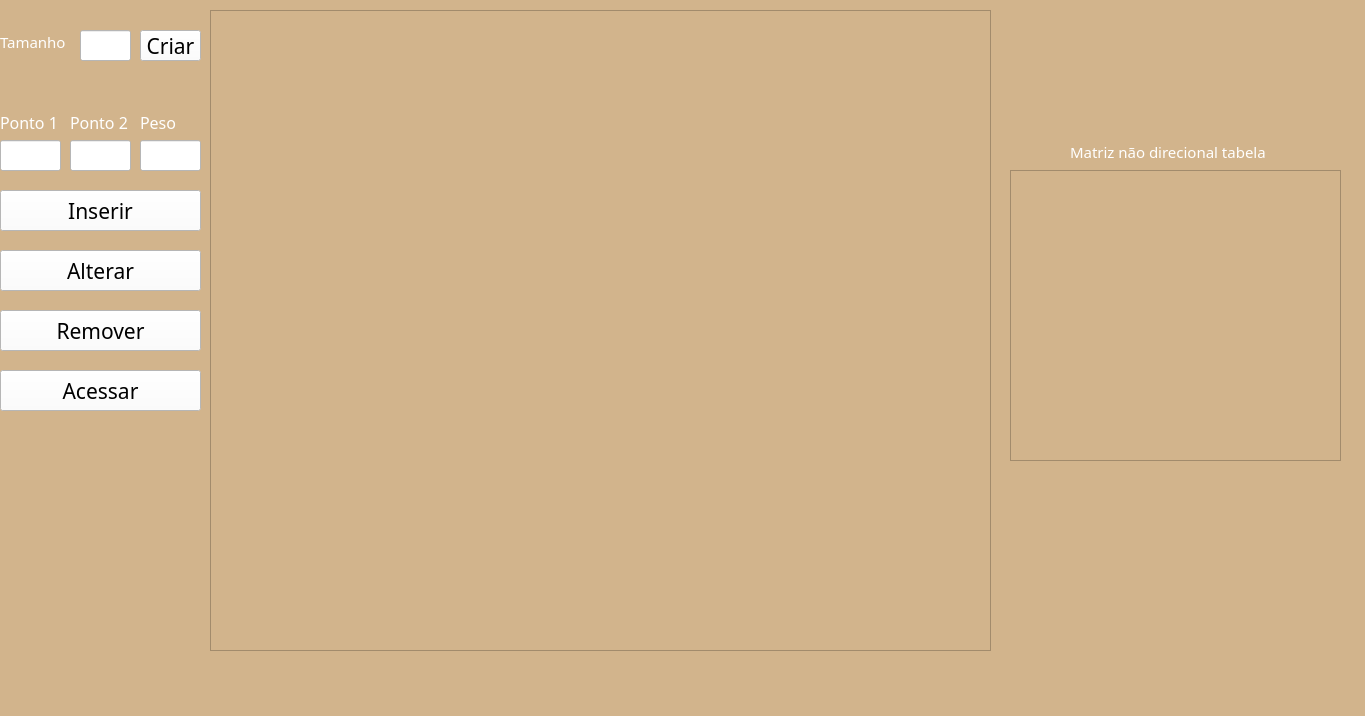
<?xml version="1.0" encoding="UTF-8"?>
<ui version="4.0">
 <class>MainWindow</class>
 <widget class="QMainWindow" name="MainWindow">
  <property name="geometry">
   <rect>
    <x>0</x>
    <y>0</y>
    <width>1365</width>
    <height>716</height>
   </rect>
  </property>
  <property name="windowTitle">
   <string>MainWindow</string>
  </property>
  <property name="styleSheet">
   <string notr="true">background-color:#D2B48C; </string>
  </property>
  <widget class="QWidget" name="centralwidget">
   <widget class="QGraphicsView" name="graphicsView">
    <property name="geometry">
     <rect>
      <x>210</x>
      <y>10</y>
      <width>781</width>
      <height>641</height>
     </rect>
    </property>
   </widget>
   <widget class="QPushButton" name="pushButtonUpdate">
    <property name="geometry">
     <rect>
      <x>0</x>
      <y>250</y>
      <width>201</width>
      <height>41</height>
     </rect>
    </property>
    <property name="font">
     <font>
      <family>Sitka</family>
      <pointsize>16</pointsize>
     </font>
    </property>
    <property name="styleSheet">
     <string notr="true">background-color: #FFFFFF;</string>
    </property>
    <property name="text">
     <string>Alterar</string>
    </property>
   </widget>
   <widget class="QPushButton" name="pushButtonRemove">
    <property name="geometry">
     <rect>
      <x>0</x>
      <y>310</y>
      <width>201</width>
      <height>41</height>
     </rect>
    </property>
    <property name="font">
     <font>
      <family>Sitka</family>
      <pointsize>16</pointsize>
     </font>
    </property>
    <property name="styleSheet">
     <string notr="true">background-color: #FFFFFF;</string>
    </property>
    <property name="text">
     <string>Remover</string>
    </property>
   </widget>
   <widget class="QLineEdit" name="lineEditPosition1">
    <property name="geometry">
     <rect>
      <x>0</x>
      <y>140</y>
      <width>61</width>
      <height>31</height>
     </rect>
    </property>
    <property name="font">
     <font>
      <family>Source Code Pro</family>
      <pointsize>16</pointsize>
      <bold>false</bold>
     </font>
    </property>
    <property name="styleSheet">
     <string notr="true">background-color: #FFFFFF;</string>
    </property>
   </widget>
   <widget class="QLineEdit" name="lineEditWeight">
    <property name="geometry">
     <rect>
      <x>140</x>
      <y>140</y>
      <width>61</width>
      <height>31</height>
     </rect>
    </property>
    <property name="font">
     <font>
      <family>Source Code Pro</family>
      <pointsize>16</pointsize>
     </font>
    </property>
    <property name="styleSheet">
     <string notr="true">background-color: #FFFFFF;</string>
    </property>
   </widget>
   <widget class="QLabel" name="label_3">
    <property name="geometry">
     <rect>
      <x>70</x>
      <y>110</y>
      <width>81</width>
      <height>24</height>
     </rect>
    </property>
    <property name="font">
     <font>
      <family>Sitka</family>
      <pointsize>12</pointsize>
     </font>
    </property>
    <property name="styleSheet">
     <string notr="true">color: #FFFFFF;</string>
    </property>
    <property name="text">
     <string>Ponto 2</string>
    </property>
   </widget>
   <widget class="QLineEdit" name="lineEditPosition2">
    <property name="geometry">
     <rect>
      <x>70</x>
      <y>140</y>
      <width>61</width>
      <height>31</height>
     </rect>
    </property>
    <property name="font">
     <font>
      <family>Source Code Pro</family>
      <pointsize>16</pointsize>
     </font>
    </property>
    <property name="styleSheet">
     <string notr="true">background-color: #FFFFFF;</string>
    </property>
   </widget>
   <widget class="QLabel" name="label">
    <property name="geometry">
     <rect>
      <x>0</x>
      <y>30</y>
      <width>101</width>
      <height>24</height>
     </rect>
    </property>
    <property name="font">
     <font>
      <family>Sitka</family>
      <pointsize>11</pointsize>
     </font>
    </property>
    <property name="styleSheet">
     <string notr="true">color: #FFFFFF;</string>
    </property>
    <property name="text">
     <string>Tamanho</string>
    </property>
   </widget>
   <widget class="QLineEdit" name="lineEditSize">
    <property name="geometry">
     <rect>
      <x>80</x>
      <y>30</y>
      <width>51</width>
      <height>31</height>
     </rect>
    </property>
    <property name="font">
     <font>
      <family>Source Code Pro</family>
      <pointsize>16</pointsize>
     </font>
    </property>
    <property name="styleSheet">
     <string notr="true">background-color: #FFFFFF;</string>
    </property>
   </widget>
   <widget class="QPushButton" name="pushButtonAccess">
    <property name="geometry">
     <rect>
      <x>0</x>
      <y>370</y>
      <width>201</width>
      <height>41</height>
     </rect>
    </property>
    <property name="font">
     <font>
      <family>Sitka</family>
      <pointsize>16</pointsize>
     </font>
    </property>
    <property name="styleSheet">
     <string notr="true">background-color: #FFFFFF;</string>
    </property>
    <property name="text">
     <string>Acessar</string>
    </property>
   </widget>
   <widget class="QPushButton" name="pushButtonCreate">
    <property name="geometry">
     <rect>
      <x>140</x>
      <y>30</y>
      <width>61</width>
      <height>31</height>
     </rect>
    </property>
    <property name="font">
     <font>
      <family>Sitka</family>
      <pointsize>16</pointsize>
     </font>
    </property>
    <property name="styleSheet">
     <string notr="true">background-color: #FFFFFF;</string>
    </property>
    <property name="text">
     <string>Criar</string>
    </property>
   </widget>
   <widget class="QPushButton" name="pushButtonInsert">
    <property name="geometry">
     <rect>
      <x>0</x>
      <y>190</y>
      <width>201</width>
      <height>41</height>
     </rect>
    </property>
    <property name="font">
     <font>
      <family>Sitka</family>
      <pointsize>16</pointsize>
     </font>
    </property>
    <property name="styleSheet">
     <string notr="true">background-color: #FFFFFF;</string>
    </property>
    <property name="text">
     <string>Inserir</string>
    </property>
   </widget>
   <widget class="QLabel" name="label_4">
    <property name="geometry">
     <rect>
      <x>140</x>
      <y>110</y>
      <width>61</width>
      <height>24</height>
     </rect>
    </property>
    <property name="font">
     <font>
      <family>Sitka</family>
      <pointsize>12</pointsize>
     </font>
    </property>
    <property name="styleSheet">
     <string notr="true">color: #FFFFFF;</string>
    </property>
    <property name="text">
     <string>Peso</string>
    </property>
   </widget>
   <widget class="QLabel" name="label_2">
    <property name="geometry">
     <rect>
      <x>0</x>
      <y>110</y>
      <width>71</width>
      <height>24</height>
     </rect>
    </property>
    <property name="font">
     <font>
      <family>Sitka</family>
      <pointsize>12</pointsize>
     </font>
    </property>
    <property name="styleSheet">
     <string notr="true">color: #FFFFFF;</string>
    </property>
    <property name="text">
     <string>Ponto 1</string>
    </property>
   </widget>
   <widget class="QTableWidget" name="tableWidget">
    <property name="geometry">
     <rect>
      <x>1010</x>
      <y>170</y>
      <width>331</width>
      <height>291</height>
     </rect>
    </property>
   </widget>
   <widget class="QLabel" name="label_5">
    <property name="geometry">
     <rect>
      <x>1070</x>
      <y>140</y>
      <width>211</width>
      <height>24</height>
     </rect>
    </property>
    <property name="font">
     <font>
      <family>Sitka</family>
      <pointsize>11</pointsize>
     </font>
    </property>
    <property name="styleSheet">
     <string notr="true">color: #FFFFFF;</string>
    </property>
    <property name="text">
     <string>Matriz não direcional tabela</string>
    </property>
   </widget>
  </widget>
  <widget class="QMenuBar" name="menubar">
   <property name="geometry">
    <rect>
     <x>0</x>
     <y>0</y>
     <width>1365</width>
     <height>21</height>
    </rect>
   </property>
  </widget>
  <widget class="QStatusBar" name="statusbar"/>
 </widget>
 <resources/>
 <connections/>
</ui>
